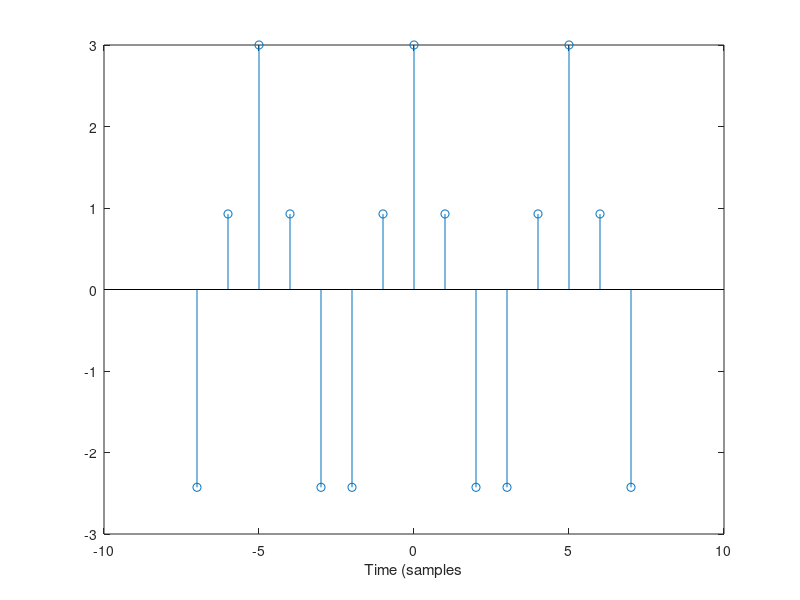
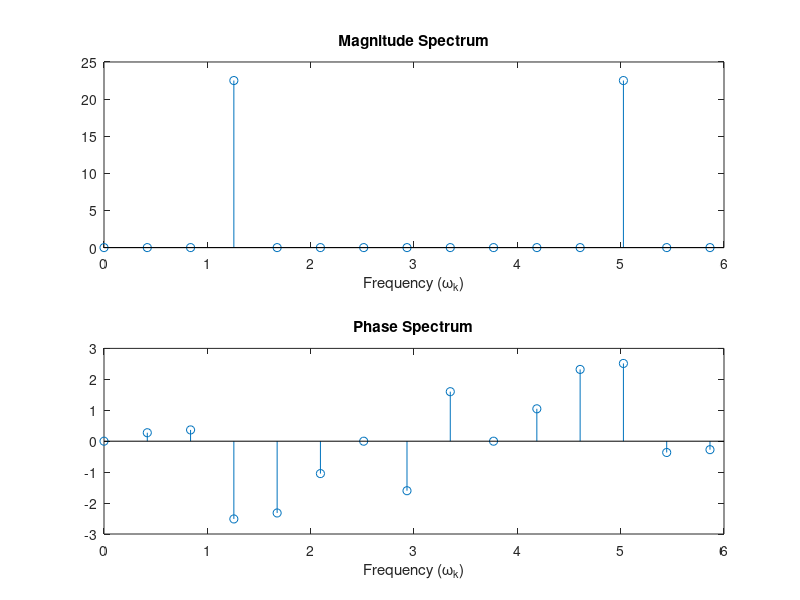
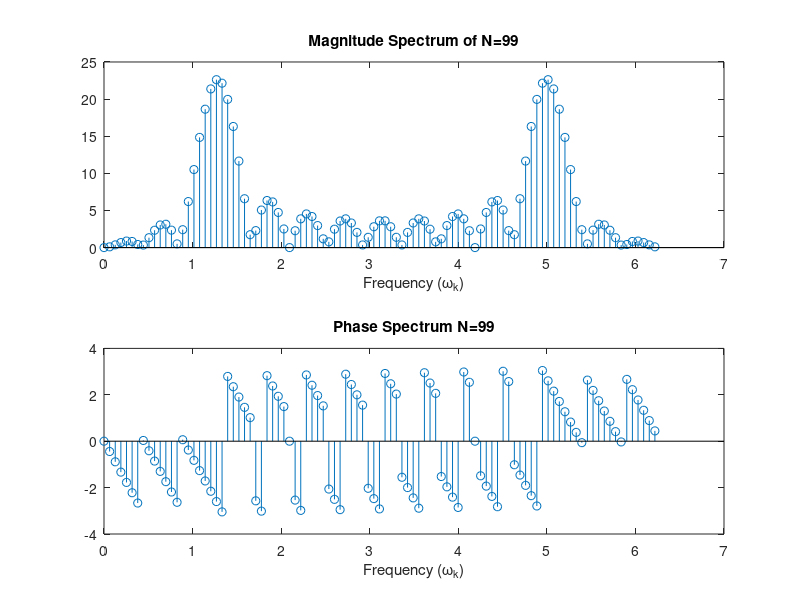

Write MATLAB code to recreate these figures, in order.

No = 5;
N = 15;
x1 = 3 * cos(2*pi*(-7:7)/No);
figure(1); stem(-7:7, x1); xlabel('Time (samples');
fx1 = fft(x1, N);
mag = abs(fx1);
ph = angle(fx1);
omega = 2*pi*(0:N-1)./N;
figure(2);
subplot(211); stem(omega, mag);
title('Magnitude Spectrum'); xlabel('Frequency (\omega_k)');
subplot(212); stem(omega, ph);
title('Phase Spectrum'); xlabel('Frequency (\omega_k)');

 

No = 5;
x1 = 3 * cos(2*pi*(-7:7)/No);
N = 99;
fx1 = fft(x1, N);
mag = abs(fx1);
ph = angle(fx1);
omega = 2*pi*(0:N-1)./N;
figure(3);
subplot(211); stem(omega, mag);
title('Magnitude Spectrum of N=99'); xlabel('Frequency (\omega_k)');
subplot(212); stem(omega, ph);
title('Phase Spectrum N=99'); xlabel('Frequency (\omega_k)');


